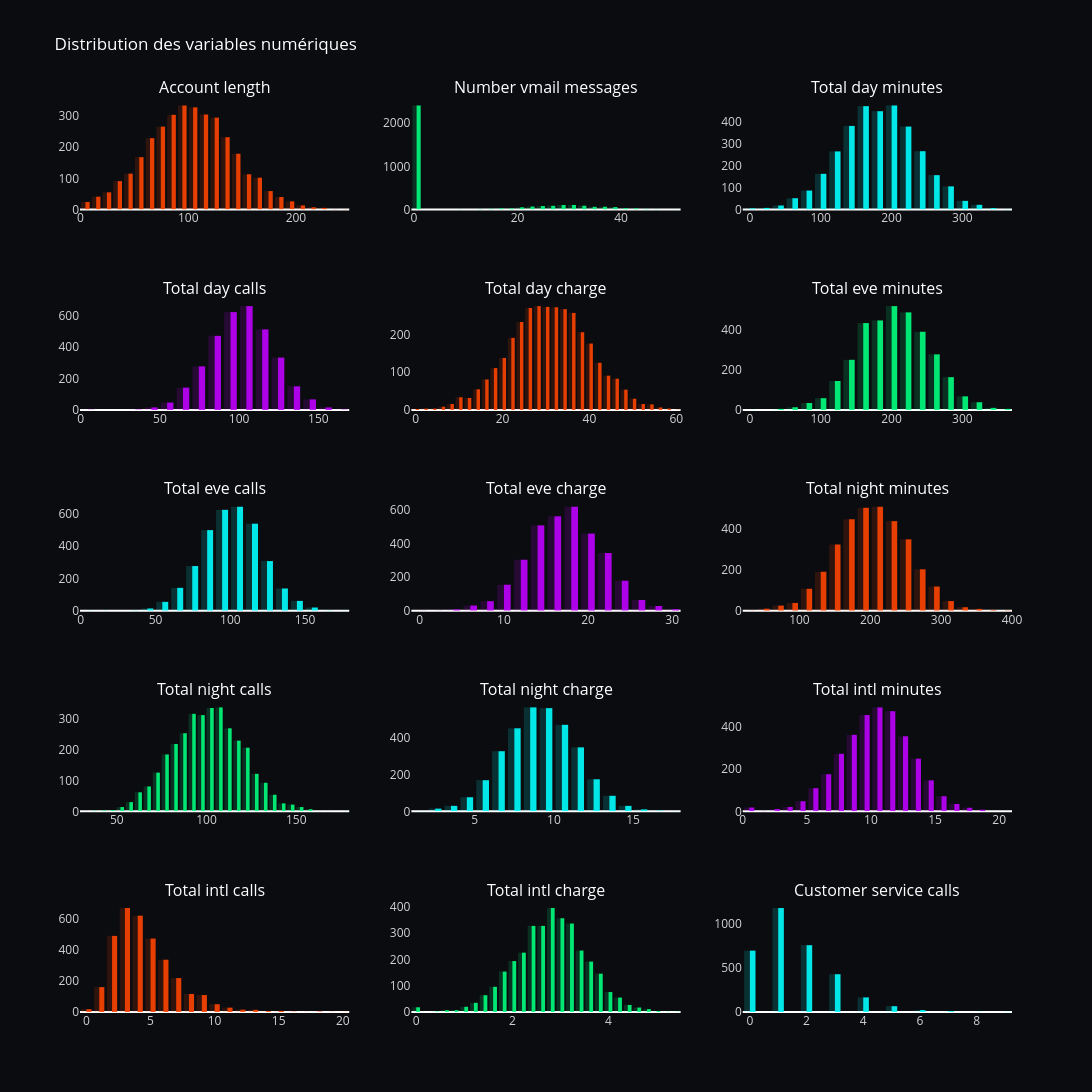

Notebook cell for this chart:
### Markdown cell above
### **Mission 1.1.4** - Analyse Univariée

### Code cell
numerical_cols = [
    'Account length',
    'Number vmail messages',
    'Total day minutes', 'Total day calls', 'Total day charge',
    'Total eve minutes', 'Total eve calls', 'Total eve charge',
    'Total night minutes', 'Total night calls', 'Total night charge',
    'Total intl minutes', 'Total intl calls', 'Total intl charge',
    'Customer service calls'
]

colors = ['#FF4500', '#00FF7F', '#00FFFF', '#BF00FF']

rows = int(np.ceil(len(numerical_cols) / 3))
fig = make_subplots(rows=rows, cols=3, subplot_titles=numerical_cols)

for i, col in enumerate(numerical_cols):
    r = i // 3 + 1
    c = i % 3 + 1
    color = colors[i % len(colors)]
    
    fig.add_trace(
        go.Histogram(
            x=df[col],
            nbinsx=30,
            marker=dict(color=color),
            opacity=0.15,
            showlegend=False
        ),
        row=r, col=c
    )
    
    fig.add_trace(
        go.Histogram(
            x=df[col],
            nbinsx=30,
            marker=dict(color=color),
            opacity=0.9,
            showlegend=False
        ),
        row=r, col=c
    )

fig.update_layout(
    height=300 * rows,
    width=1200,
    title="Distribution des variables numériques",
    
    plot_bgcolor="#0B0C10",
    paper_bgcolor="#0B0C10",
    
    font=dict(color="white"),
    
    bargap=0.2
)

fig.update_xaxes(showgrid=False, color='lightgray')
fig.update_yaxes(showgrid=False, color='lightgray')

fig.show()

### Figure 1 — Plotly figure (JSON) as saved in the notebook; plotly's stock layout.template omitted (floating-point values rounded to 4 significant figures; data arrays with more than 128 entries replaced by an {"elided": "..."} marker saying what was removed)
{"data": [{"marker": {"color": "#FF4500"}, "nbinsx": 30, "opacity": 0.15, "showlegend": false, "type": "histogram", "x": {"elided": "3333 int values"}, "xaxis": "x", "yaxis": "y"}, {"marker": {"color": "#FF4500"}, "nbinsx": 30, "opacity": 0.9, "showlegend": false, "type": "histogram", "x": {"elided": "3333 int values"}, "xaxis": "x", "yaxis": "y"}, {"marker": {"color": "#00FF7F"}, "nbinsx": 30, "opacity": 0.15, "showlegend": false, "type": "histogram", "x": {"elided": "3333 int values"}, "xaxis": "x2", "yaxis": "y2"}, {"marker": {"color": "#00FF7F"}, "nbinsx": 30, "opacity": 0.9, "showlegend": false, "type": "histogram", "x": {"elided": "3333 int values"}, "xaxis": "x2", "yaxis": "y2"}, {"marker": {"color": "#00FFFF"}, "nbinsx": 30, "opacity": 0.15, "showlegend": false, "type": "histogram", "x": {"elided": "3333 float values"}, "xaxis": "x3", "yaxis": "y3"}, {"marker": {"color": "#00FFFF"}, "nbinsx": 30, "opacity": 0.9, "showlegend": false, "type": "histogram", "x": {"elided": "3333 float values"}, "xaxis": "x3", "yaxis": "y3"}, {"marker": {"color": "#BF00FF"}, "nbinsx": 30, "opacity": 0.15, "showlegend": false, "type": "histogram", "x": {"elided": "3333 int values"}, "xaxis": "x4", "yaxis": "y4"}, {"marker": {"color": "#BF00FF"}, "nbinsx": 30, "opacity": 0.9, "showlegend": false, "type": "histogram", "x": {"elided": "3333 int values"}, "xaxis": "x4", "yaxis": "y4"}, {"marker": {"color": "#FF4500"}, "nbinsx": 30, "opacity": 0.15, "showlegend": false, "type": "histogram", "x": {"elided": "3333 float values"}, "xaxis": "x5", "yaxis": "y5"}, {"marker": {"color": "#FF4500"}, "nbinsx": 30, "opacity": 0.9, "showlegend": false, "type": "histogram", "x": {"elided": "3333 float values"}, "xaxis": "x5", "yaxis": "y5"}, {"marker": {"color": "#00FF7F"}, "nbinsx": 30, "opacity": 0.15, "showlegend": false, "type": "histogram", "x": {"elided": "3333 float values"}, "xaxis": "x6", "yaxis": "y6"}, {"marker": {"color": "#00FF7F"}, "nbinsx": 30, "opacity": 0.9, "showlegend": false, "type": "histogram", "x": {"elided": "3333 float values"}, "xaxis": "x6", "yaxis": "y6"}, {"marker": {"color": "#00FFFF"}, "nbinsx": 30, "opacity": 0.15, "showlegend": false, "type": "histogram", "x": {"elided": "3333 int values"}, "xaxis": "x7", "yaxis": "y7"}, {"marker": {"color": "#00FFFF"}, "nbinsx": 30, "opacity": 0.9, "showlegend": false, "type": "histogram", "x": {"elided": "3333 int values"}, "xaxis": "x7", "yaxis": "y7"}, {"marker": {"color": "#BF00FF"}, "nbinsx": 30, "opacity": 0.15, "showlegend": false, "type": "histogram", "x": {"elided": "3333 float values"}, "xaxis": "x8", "yaxis": "y8"}, {"marker": {"color": "#BF00FF"}, "nbinsx": 30, "opacity": 0.9, "showlegend": false, "type": "histogram", "x": {"elided": "3333 float values"}, "xaxis": "x8", "yaxis": "y8"}, {"marker": {"color": "#FF4500"}, "nbinsx": 30, "opacity": 0.15, "showlegend": false, "type": "histogram", "x": {"elided": "3333 float values"}, "xaxis": "x9", "yaxis": "y9"}, {"marker": {"color": "#FF4500"}, "nbinsx": 30, "opacity": 0.9, "showlegend": false, "type": "histogram", "x": {"elided": "3333 float values"}, "xaxis": "x9", "yaxis": "y9"}, {"marker": {"color": "#00FF7F"}, "nbinsx": 30, "opacity": 0.15, "showlegend": false, "type": "histogram", "x": {"elided": "3333 int values"}, "xaxis": "x10", "yaxis": "y10"}, {"marker": {"color": "#00FF7F"}, "nbinsx": 30, "opacity": 0.9, "showlegend": false, "type": "histogram", "x": {"elided": "3333 int values"}, "xaxis": "x10", "yaxis": "y10"}, {"marker": {"color": "#00FFFF"}, "nbinsx": 30, "opacity": 0.15, "showlegend": false, "type": "histogram", "x": {"elided": "3333 float values"}, "xaxis": "x11", "yaxis": "y11"}, {"marker": {"color": "#00FFFF"}, "nbinsx": 30, "opacity": 0.9, "showlegend": false, "type": "histogram", "x": {"elided": "3333 float values"}, "xaxis": "x11", "yaxis": "y11"}, {"marker": {"color": "#BF00FF"}, "nbinsx": 30, "opacity": 0.15, "showlegend": false, "type": "histogram", "x": {"elided": "3333 float values"}, "xaxis": "x12", "yaxis": "y12"}, {"marker": {"color": "#BF00FF"}, "nbinsx": 30, "opacity": 0.9, "showlegend": false, "type": "histogram", "x": {"elided": "3333 float values"}, "xaxis": "x12", "yaxis": "y12"}, {"marker": {"color": "#FF4500"}, "nbinsx": 30, "opacity": 0.15, "showlegend": false, "type": "histogram", "x": {"elided": "3333 int values"}, "xaxis": "x13", "yaxis": "y13"}, {"marker": {"color": "#FF4500"}, "nbinsx": 30, "opacity": 0.9, "showlegend": false, "type": "histogram", "x": {"elided": "3333 int values"}, "xaxis": "x13", "yaxis": "y13"}, {"marker": {"color": "#00FF7F"}, "nbinsx": 30, "opacity": 0.15, "showlegend": false, "type": "histogram", "x": {"elided": "3333 float values"}, "xaxis": "x14", "yaxis": "y14"}, {"marker": {"color": "#00FF7F"}, "nbinsx": 30, "opacity": 0.9, "showlegend": false, "type": "histogram", "x": {"elided": "3333 float values"}, "xaxis": "x14", "yaxis": "y14"}, {"marker": {"color": "#00FFFF"}, "nbinsx": 30, "opacity": 0.15, "showlegend": false, "type": "histogram", "x": {"elided": "3333 int values"}, "xaxis": "x15", "yaxis": "y15"}, {"marker": {"color": "#00FFFF"}, "nbinsx": 30, "opacity": 0.9, "showlegend": false, "type": "histogram", "x": {"elided": "3333 int values"}, "xaxis": "x15", "yaxis": "y15"}], "layout": {"annotations": [{"font": {"size": 16}, "showarrow": false, "text": "Account length", "x": 0.1444, "xanchor": "center", "xref": "paper", "y": 1, "yanchor": "bottom", "yref": "paper"}, {"font": {"size": 16}, "showarrow": false, "text": "Number vmail messages", "x": 0.5, "xanchor": "center", "xref": "paper", "y": 1, "yanchor": "bottom", "yref": "paper"}, {"font": {"size": 16}, "showarrow": false, "text": "Total day minutes", "x": 0.8556, "xanchor": "center", "xref": "paper", "y": 1, "yanchor": "bottom", "yref": "paper"}, {"font": {"size": 16}, "showarrow": false, "text": "Total day calls", "x": 0.1444, "xanchor": "center", "xref": "paper", "y": 0.78, "yanchor": "bottom", "yref": "paper"}, {"font": {"size": 16}, "showarrow": false, "text": "Total day charge", "x": 0.5, "xanchor": "center", "xref": "paper", "y": 0.78, "yanchor": "bottom", "yref": "paper"}, {"font": {"size": 16}, "showarrow": false, "text": "Total eve minutes", "x": 0.8556, "xanchor": "center", "xref": "paper", "y": 0.78, "yanchor": "bottom", "yref": "paper"}, {"font": {"size": 16}, "showarrow": false, "text": "Total eve calls", "x": 0.1444, "xanchor": "center", "xref": "paper", "y": 0.56, "yanchor": "bottom", "yref": "paper"}, {"font": {"size": 16}, "showarrow": false, "text": "Total eve charge", "x": 0.5, "xanchor": "center", "xref": "paper", "y": 0.56, "yanchor": "bottom", "yref": "paper"}, {"font": {"size": 16}, "showarrow": false, "text": "Total night minutes", "x": 0.8556, "xanchor": "center", "xref": "paper", "y": 0.56, "yanchor": "bottom", "yref": "paper"}, {"font": {"size": 16}, "showarrow": false, "text": "Total night calls", "x": 0.1444, "xanchor": "center", "xref": "paper", "y": 0.34, "yanchor": "bottom", "yref": "paper"}, {"font": {"size": 16}, "showarrow": false, "text": "Total night charge", "x": 0.5, "xanchor": "center", "xref": "paper", "y": 0.34, "yanchor": "bottom", "yref": "paper"}, {"font": {"size": 16}, "showarrow": false, "text": "Total intl minutes", "x": 0.8556, "xanchor": "center", "xref": "paper", "y": 0.34, "yanchor": "bottom", "yref": "paper"}, {"font": {"size": 16}, "showarrow": false, "text": "Total intl calls", "x": 0.1444, "xanchor": "center", "xref": "paper", "y": 0.12, "yanchor": "bottom", "yref": "paper"}, {"font": {"size": 16}, "showarrow": false, "text": "Total intl charge", "x": 0.5, "xanchor": "center", "xref": "paper", "y": 0.12, "yanchor": "bottom", "yref": "paper"}, {"font": {"size": 16}, "showarrow": false, "text": "Customer service calls", "x": 0.8556, "xanchor": "center", "xref": "paper", "y": 0.12, "yanchor": "bottom", "yref": "paper"}], "bargap": 0.2, "font": {"color": "white"}, "height": 1500, "paper_bgcolor": "#0B0C10", "plot_bgcolor": "#0B0C10", "title": {"text": "Distribution des variables numériques"}, "width": 1200, "xaxis": {"anchor": "y", "color": "lightgray", "domain": [0, 0.2889], "showgrid": false}, "xaxis10": {"anchor": "y10", "color": "lightgray", "domain": [0, 0.2889], "showgrid": false}, "xaxis11": {"anchor": "y11", "color": "lightgray", "domain": [0.3556, 0.6444], "showgrid": false}, "xaxis12": {"anchor": "y12", "color": "lightgray", "domain": [0.7111, 1], "showgrid": false}, "xaxis13": {"anchor": "y13", "color": "lightgray", "domain": [0, 0.2889], "showgrid": false}, "xaxis14": {"anchor": "y14", "color": "lightgray", "domain": [0.3556, 0.6444], "showgrid": false}, "xaxis15": {"anchor": "y15", "color": "lightgray", "domain": [0.7111, 1], "showgrid": false}, "xaxis2": {"anchor": "y2", "color": "lightgray", "domain": [0.3556, 0.6444], "showgrid": false}, "xaxis3": {"anchor": "y3", "color": "lightgray", "domain": [0.7111, 1], "showgrid": false}, "xaxis4": {"anchor": "y4", "color": "lightgray", "domain": [0, 0.2889], "showgrid": false}, "xaxis5": {"anchor": "y5", "color": "lightgray", "domain": [0.3556, 0.6444], "showgrid": false}, "xaxis6": {"anchor": "y6", "color": "lightgray", "domain": [0.7111, 1], "showgrid": false}, "xaxis7": {"anchor": "y7", "color": "lightgray", "domain": [0, 0.2889], "showgrid": false}, "xaxis8": {"anchor": "y8", "color": "lightgray", "domain": [0.3556, 0.6444], "showgrid": false}, "xaxis9": {"anchor": "y9", "color": "lightgray", "domain": [0.7111, 1], "showgrid": false}, "yaxis": {"anchor": "x", "color": "lightgray", "domain": [0.88, 1], "showgrid": false}, "yaxis10": {"anchor": "x10", "color": "lightgray", "domain": [0.22, 0.34], "showgrid": false}, "yaxis11": {"anchor": "x11", "color": "lightgray", "domain": [0.22, 0.34], "showgrid": false}, "yaxis12": {"anchor": "x12", "color": "lightgray", "domain": [0.22, 0.34], "showgrid": false}, "yaxis13": {"anchor": "x13", "color": "lightgray", "domain": [0, 0.12], "showgrid": false}, "yaxis14": {"anchor": "x14", "color": "lightgray", "domain": [0, 0.12], "showgrid": false}, "yaxis15": {"anchor": "x15", "color": "lightgray", "domain": [0, 0.12], "showgrid": false}, "yaxis2": {"anchor": "x2", "color": "lightgray", "domain": [0.88, 1], "showgrid": false}, "yaxis3": {"anchor": "x3", "color": "lightgray", "domain": [0.88, 1], "showgrid": false}, "yaxis4": {"anchor": "x4", "color": "lightgray", "domain": [0.66, 0.78], "showgrid": false}, "yaxis5": {"anchor": "x5", "color": "lightgray", "domain": [0.66, 0.78], "showgrid": false}, "yaxis6": {"anchor": "x6", "color": "lightgray", "domain": [0.66, 0.78], "showgrid": false}, "yaxis7": {"anchor": "x7", "color": "lightgray", "domain": [0.44, 0.56], "showgrid": false}, "yaxis8": {"anchor": "x8", "color": "lightgray", "domain": [0.44, 0.56], "showgrid": false}, "yaxis9": {"anchor": "x9", "color": "lightgray", "domain": [0.44, 0.56], "showgrid": false}}}
